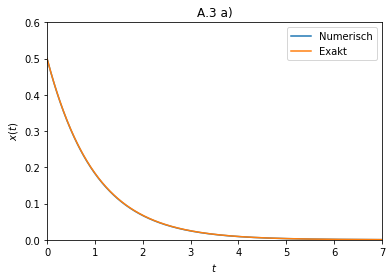

Generate this figure with Python:
import numpy as np 
import matplotlib.pyplot as plt

h=0.01
alpha=1
x0=0.5
y=int(7/h)

def f(x):
    return -alpha*x

x=np.zeros(y+1)
t=np.linspace(0, 7, y+1)

x[0]=x0


for i in range(y):
    x[i+1]=x[i]+h*f(x[i])
    
   
   
a = np.linspace(0, 7, 256) 
b=np.exp(-alpha*a)*x0
    
plt.plot(t, x, label='Numerisch') 
plt.plot(a, b, label='Exakt')
plt.legend(loc='upper right')
plt.axis([0, 7, 0, 0.6])
plt.xlabel('$t$')
plt.ylabel('$x(t)$')
plt.title('A.3 a)')
plt.show()
